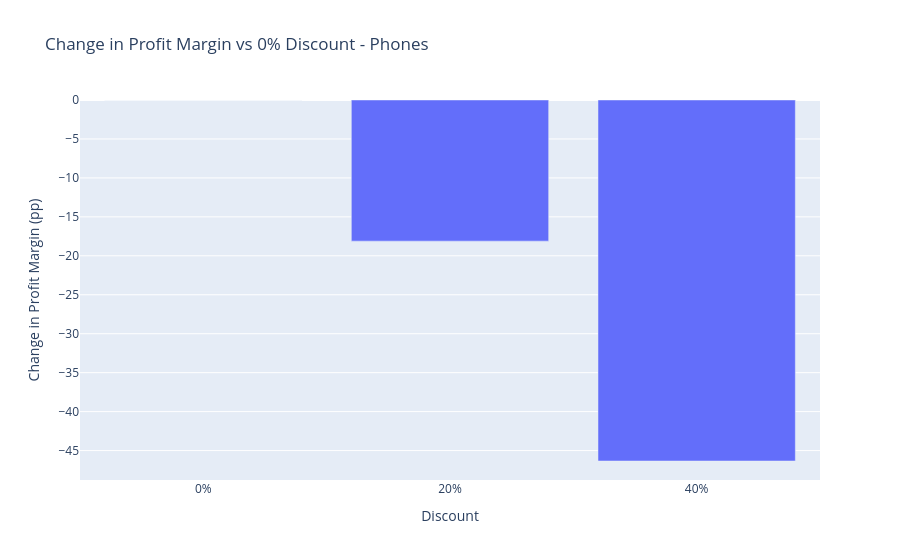

Notebook cell for this chart:
### Code cell
fig = px.bar(
    df_plot,
    x="discount_label",
    y="delta_profit_margin_pct",
    title="Change in Profit Margin vs 0% Discount - Phones",
    labels={
        "discount_label": "Discount",
        "delta_profit_margin_pct": "Change in Profit Margin (pp)"
    }
)

fig.show()

### Figure 1 — Plotly figure (JSON) as saved in the notebook; plotly's stock layout.template omitted (floating-point values rounded to 4 significant figures)
{"data": [{"hovertemplate": "Discount=%{x}<br>Change in Profit Margin (pp)=%{y}<extra></extra>", "legendgroup": "", "marker": {"color": "#636efa", "pattern": {"shape": ""}}, "name": "", "orientation": "v", "showlegend": false, "textposition": "auto", "type": "bar", "x": ["0%", "20%", "40%"], "xaxis": "x", "y": [0.0, -18.11, -46.34], "yaxis": "y"}], "layout": {"barmode": "relative", "legend": {"tracegroupgap": 0}, "title": {"text": "Change in Profit Margin vs 0% Discount - Phones"}, "xaxis": {"anchor": "y", "domain": [0, 1], "title": {"text": "Discount"}}, "yaxis": {"anchor": "x", "domain": [0, 1], "title": {"text": "Change in Profit Margin (pp)"}}}}
